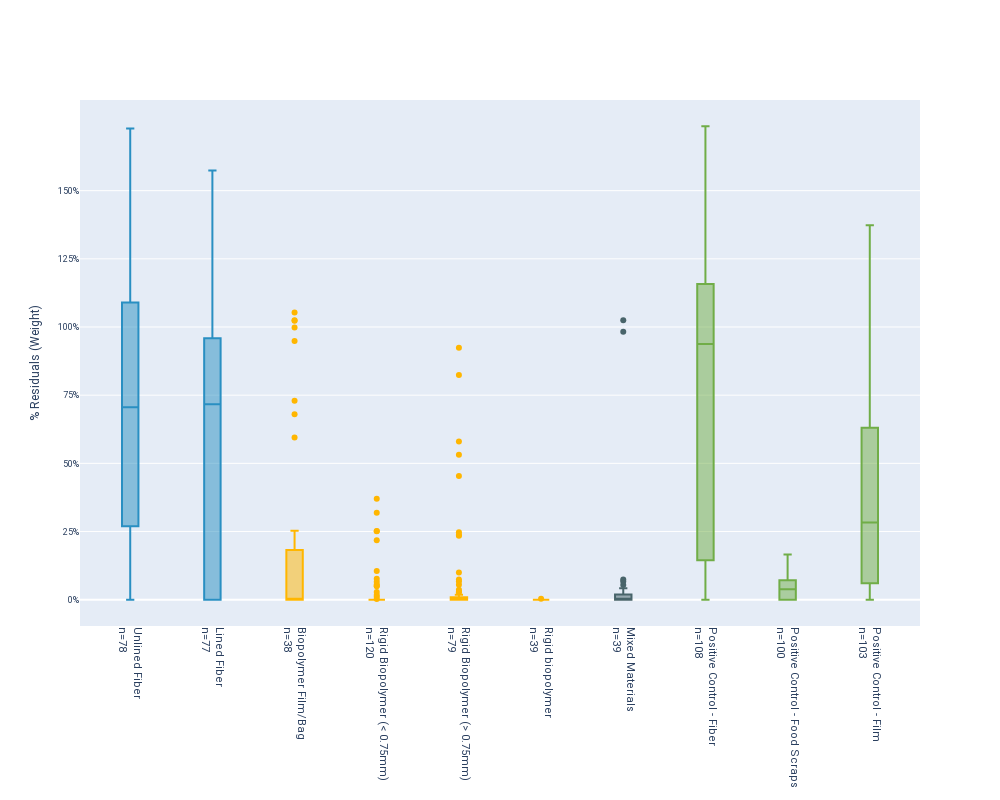
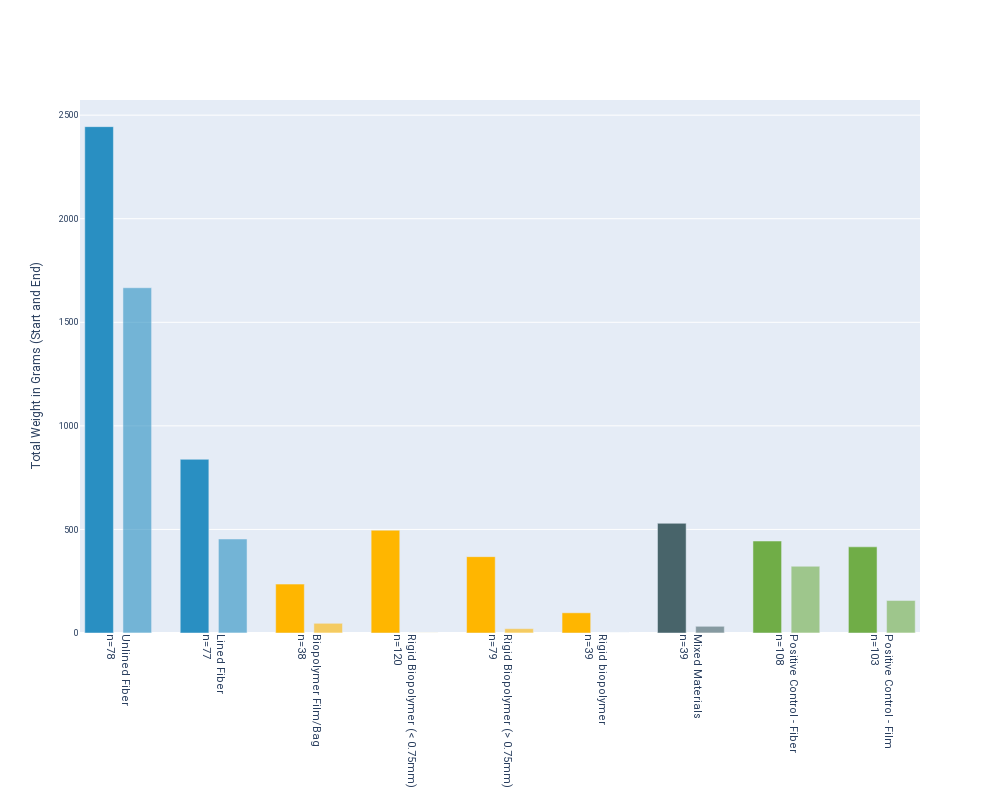
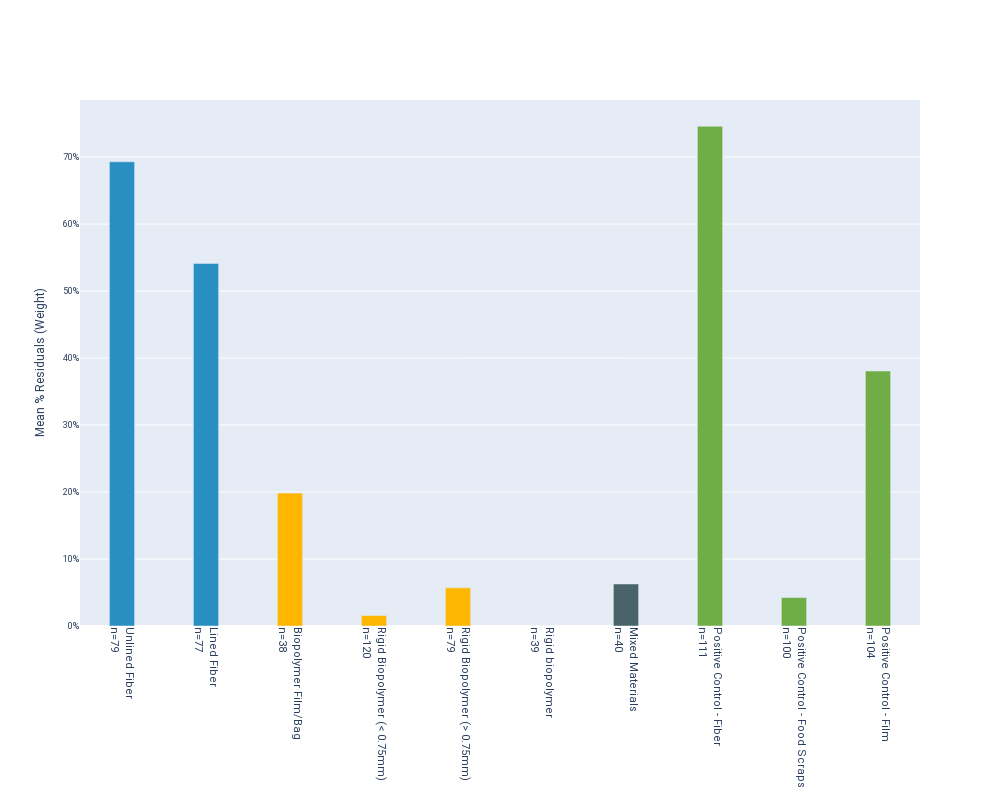

The notebook cell these images were saved under, in order:
### Code cell
column = '% Residuals (Weight)'
# column = '% Residuals (Area)'
box_and_whisker(joined, column)
residuals_bar(joined)
mean_residuals_bar(joined)

### Figure 1 — Plotly figure (JSON) as saved in the notebook; plotly's stock layout.template omitted (floating-point values rounded to 4 significant figures)
{"data": [{"boxpoints": "outliers", "marker": {"color": "#298FC2"}, "name": "Unlined Fiber", "type": "box", "width": 0.2, "y": [1.039, 0.953, 1.092, 0.703, 0.612, 0.882, 1.249, 1.112, 0.995, 0.372, 0.739, 0.683, 0.269, 0.043, 1.5, 0.488, 1.146, 0, 0.172, 0.673, 0.461, 0.254, 0.5, 1.132, 1.112, 1.085, 1.123, 1.136, 1.09, 1.131, 1.133, 1.09, 1.08, 0, 0.041, 0, 0.25, 0.228, 0, null, 0.766, 0.566, 0.16, 0.495, 0.794, 1.728, 1.278, 1.267, 1.298, 0.77, 0.455, 0.64, 0.31, 0.45, 0.284, 0.708, 0.945, 0.562, 1.62, 0, 0.509, 0, 0.362, 1.08, 1.072, 1.074, 0.67, 0.992, 1.04, 1.068, 1.117, 1.087, 1.099, 0, 0, 0.12, 0.019, 0.078, 0]}, {"boxpoints": "outliers", "marker": {"color": "#298FC2"}, "name": "Lined Fiber", "type": "box", "width": 0.2, "y": [0.7344, 0, 0, 0, 0.7618, 1.095, 1.574, 1.085, 1.125, 0, 0.1932, 0, 1.02, 0.3117, 0, 1.393, 0, 1.075, 0, 1.309, 0.971, 0, 0, 1.073, 1.124, 0.8913, 1.127, 1.368, 1.044, 1.093, 0.8231, 0.9758, 0.8605, 0, 0, 0, 0.09293, 0.3554, 0, 0, 1.003, 0.7341, 0.8817, 1.12, 1.001, 0.9472, 0.8901, 0.3366, 0, 0.7322, 0.7166, 0, 0, 0, 0.1851, 0, 0, 0, 0.513, 0.4575, 0, 0.7768, 0.9553, 0.6764, 0.8466, 0.8512, 0.8451, 0.8746, 0.8652, 0.8605, 0.8836, 0, 0, 0, 0, 0.2522, 0]}, {"boxpoints": "outliers", "marker": {"color": "#FFB600"}, "name": "Biopolymer Film/Bag", "type": "box", "width": 0.2, "y": [0.949, 0.595, 1.053, 0.998, 0.73, 0, 0, 0, 0, 0, 0, 0, 0, 0, 0.182, 0, 0, 0, 0, 1.025, 1.023, 0.68, 0, 0, 0, 0, 0, 0, 0, 0, 0, 0, 0, 0.253, 0.041, 0, 0, 0.011]}, {"boxpoints": "outliers", "marker": {"color": "#FFB600"}, "name": "Rigid Biopolymer (< 0.75mm)", "type": "box", "width": 0.2, "y": [0.051, 0.077, 0.105, 0.056, 0.252, 0, 0, 0, 0, 0.011, 0.017, 0, 0, 0, 0, 0, 0, 0, 0.37, 0.319, 0, 0.251, 0.049, 0, 0, 0, 0, 0, 0.066, 0, 0.003, 0, 0, 0, 0, 0, 0, 0, 0, 0, 0, 0, 0, 0, 0, 0, 0, 0, 0, 0, 0, 0, 0, 0, 0, 0, 0, 0, 0, 0, 0, 0, 0, 0, 0, 0, 0, 0, 0, 0, 0, 0, 0, 0, 0, 0, 0, 0, 0, 0, 0, 0, 0, 0, 0, 0, 0, 0, 0, 0, 0, 0, 0, 0, 0, 0, 0, 0, 0, 0, 0, 0, 0, 0, 0, 0, 0, 0, 0.028, 0, 0, 0, 0, 0, 0, 0, 0.218, 0, 0, 0]}, {"boxpoints": "outliers", "marker": {"color": "#FFB600"}, "name": "Rigid Biopolymer (> 0.75mm)", "type": "box", "width": 0.2, "y": [0.5319, 0, 0.5798, 0, 0.4537, 0, 0, 0, 0, 0, 0, 0, 0, 0, 0, 0, 0, 0, 0, 0, 0, 0, 0, 0, 0, 0.2341, 0.06667, 0.03633, 0, 0.01024, 0, 0, 0, 0, 0, 0, 0, 0, 0, 0, 0.0289, 0.014, 0.013, 0.017, 0.006, 0.055, 0, 0, 0, 0, 0, 0, 0, 0, 0, 0.018, 0, 0.247, 0.824, 0, 0.924, 0.1, 0, 0, 0, 0, 0, 0.237, 0.074, 0, 0.027, 0, 0.001, 0, 0, 0, 0, 0, 0.004]}, {"boxpoints": "outliers", "marker": {"color": "#FFB600"}, "name": "Rigid biopolymer", "type": "box", "width": 0.2, "y": [0, 0, 0, 0, 0, 0, 0, 0, 0, 0, 0, 0, 0, 0, 0, 0, 0, 0, 0, 0, 0, 0, 0, 0, 0, 0, 0, 0, 0, 0, 0, 0, 0, 0, 0, 0, 0, 0, 0.003481]}, {"boxpoints": "outliers", "marker": {"color": "#48646A"}, "name": "Mixed Materials", "type": "box", "width": 0.2, "y": [0.042, 0.018, 0, 0.03, 0, 0.006, 0, 0, 0.012, 0.02, 0.005, 0, 0.009, 0, 0, 0, 0, 0, 0.983, 0, 1.025, 0, 0.074, 0, 0.054, 0, 0.067, 0.034, 0.018, 0, 0.022, 0.006, 0, 0.012, 0, 0, 0.01, 0, 0, null]}, {"boxpoints": "outliers", "marker": {"color": "#70AD47"}, "name": "Positive Control - Fiber", "type": "box", "width": 0.2, "y": [0.705, 1.075, 0.903, 0.456, 0.792, 0, 0.414, 0.448, 0.849, 0, 1.041, 0.88, 1.071, 1.344, 1.166, 1.088, 1.342, 1.309, 1.173, 0.992, 0.783, 1.384, 1.409, 1.245, 0.72, 0.073, 1.421, 1.606, 0, 0.138, 0, 0, 1.051, 0.272, 0, 0.015, 0.19, 0.714, 0.51, 1.064, 1.27, 0, 1.369, 1.283, 0, 1.181, 0, 1.101, 1.376, 0, 1.163, 1.637, 0.692, 0.49, 0.707, 0.393, 0.505, 0.312, 1.736, 0, 0, 1.091, 1.183, 0.914, 1.482, 0.475, 0, 1.152, 1.184, 0.816, 1.136, 0.721, 1.213, 0.974, 1.094, 0.979, 0.971, 0.962, 1.056, 1.116, 1.12, 1.252, 1.23, 1.148, 1.015, 1.167, 1.132, 1.006, 1.046, 1.111, 1.072, 0, 1.269, 0, 0, 0.014, 0.015, 0.534, 0, 0.152, 0, 0.117, 1.104, 0, 0, 1.494, 0.189, 0, null, null, null]}, {"boxpoints": "outliers", "marker": {"color": "#70AD47"}, "name": "Positive Control - Food Scraps", "type": "box", "width": 0.2, "y": [0.017, 0.04, 0.049, 0.046, 0.014, 0.042, 0.072, 0.018, 0.035, 0.041, 0, 0.036, 0.029, 0.023, 0.021, 0, 0, 0, 0, 0, 0, 0, 0, 0, 0, 0, 0, 0, 0, 0.038, 0.069, 0.063, 0.029, 0, 0, 0.078, 0.039, 0.022, 0.074, 0, 0.07, 0.058, 0.004, 0.004, 0, 0, 0.037, 0, 0.041, 0.017, 0, 0.029, 0.024, 0, 0.074, 0.041, 0.043, 0.101, 0.054, 0.072, 0.105, 0.054, 0.094, 0.126, 0.071, 0.088, 0.076, 0.086, 0.097, 0.076, 0.131, 0.097, 0.052, 0.134, 0.148, 0.048, 0.075, 0.04, 0.043, 0.059, 0.166, 0.124, 0.051, 0.108, 0.103, 0.106, 0.121, 0, 0, 0, 0.065, 0.056, 0, 0, 0, 0.046, 0.037, 0, 0, 0]}, {"boxpoints": "outliers", "marker": {"color": "#70AD47"}, "name": "Positive Control - Film", "type": "box", "width": 0.2, "y": [0.265, 0.8, 0.627, 0.317, 0.094, 0.417, 0.075, 0.363, 0.482, 0.315, 0, 0, 0, 0.435, 0.891, 1.076, 0.975, 1.008, 0.856, 1.066, 1.226, 0.808, 0.841, 0.632, 0, 0.883, 0.126, 0.408, 0.027, 0.302, 0.257, 0.085, 0.24, 0.159, 0.214, 0.182, 0, 0.027, 0, 0.36, 0.207, 0.581, 0.614, 0.059, 0, 0, 0.064, 0.382, 0.911, 0, 0, 1.373, 0.27, 0.43, 0, 0.412, 0.499, 0, 0, 0, 0.122, 0, 0, 0, 0.131, 0, 0.798, 0.189, 0.242, 0.055, 0.461, 0.78, 0.337, 0.283, 0.881, 0.955, 0.983, 0.855, 0.391, 0.146, 0.313, 0.313, 0.186, 0.489, 0.235, 0.717, 0.835, 0.939, 0.991, 0.925, 0.189, 0.291, 0.111, 0.443, 0.183, 0.012, 0.167, 0.179, 0.005, 0.47, 0.938, 0.026, 0, null]}], "layout": {"font": {"family": "Roboto", "size": 11}, "height": 800, "showlegend": false, "title": {"font": {"family": "Roboto", "size": 14}}, "width": 1000, "xaxis": {"tickangle": 90, "tickfont": {"size": 11}, "tickmode": "array", "ticktext": ["Unlined Fiber<br>n=78", "Lined Fiber<br>n=77", "Biopolymer Film/Bag<br>n=38", "Rigid Biopolymer (< 0.75mm)<br>n=120", "Rigid Biopolymer (> 0.75mm)<br>n=79", "Rigid biopolymer<br>n=39", "Mixed Materials<br>n=39", "Positive Control - Fiber<br>n=108", "Positive Control - Food Scraps<br>n=100", "Positive Control - Film<br>n=103"], "tickvals": [0, 1, 2, 3, 4, 5, 6, 7, 8, 9], "title": {"font": {"size": 14}}}, "yaxis": {"tickfont": {"size": 9}, "tickformat": ".0%", "tickmode": "array", "tickvals": [0, 0.25, 0.5, 0.75, 1, 1.25, 1.5], "title": {"font": {"size": 12}, "text": "% Residuals (Weight)"}}}}

### Figure 2 — Plotly figure (JSON) as saved in the notebook; plotly's stock layout.template omitted (floating-point values rounded to 4 significant figures)
{"data": [{"marker": {"color": "#298FC2"}, "type": "bar", "width": 0.3, "x": [-0.2], "y": [2445.0]}, {"marker": {"color": "#298FC2"}, "opacity": 0.6, "type": "bar", "width": 0.3, "x": [0.2], "y": [1667.0]}, {"marker": {"color": "#298FC2"}, "type": "bar", "width": 0.3, "x": [0.8], "y": [838.5]}, {"marker": {"color": "#298FC2"}, "opacity": 0.6, "type": "bar", "width": 0.3, "x": [1.2], "y": [453.9]}, {"marker": {"color": "#FFB600"}, "type": "bar", "width": 0.3, "x": [1.8], "y": [236.0]}, {"marker": {"color": "#FFB600"}, "opacity": 0.6, "type": "bar", "width": 0.3, "x": [2.2], "y": [46.82]}, {"marker": {"color": "#FFB600"}, "type": "bar", "width": 0.3, "x": [2.8], "y": [496.2]}, {"marker": {"color": "#FFB600"}, "opacity": 0.6, "type": "bar", "width": 0.3, "x": [3.2], "y": [0.5461]}, {"marker": {"color": "#FFB600"}, "type": "bar", "width": 0.3, "x": [3.8], "y": [368.5]}, {"marker": {"color": "#FFB600"}, "opacity": 0.6, "type": "bar", "width": 0.3, "x": [4.2], "y": [20.91]}, {"marker": {"color": "#FFB600"}, "type": "bar", "width": 0.3, "x": [4.8], "y": [97.5]}, {"marker": {"color": "#FFB600"}, "opacity": 0.6, "type": "bar", "width": 0.3, "x": [5.2], "y": [0.008702]}, {"marker": {"color": "#48646A"}, "type": "bar", "width": 0.3, "x": [5.8], "y": [529.6]}, {"marker": {"color": "#48646A"}, "opacity": 0.6, "type": "bar", "width": 0.3, "x": [6.2], "y": [32.4]}, {"marker": {"color": "#70AD47"}, "type": "bar", "width": 0.3, "x": [6.8], "y": [444]}, {"marker": {"color": "#70AD47"}, "opacity": 0.6, "type": "bar", "width": 0.3, "x": [7.2], "y": [322.3]}, {"marker": {"color": "#70AD47"}, "type": "bar", "width": 0.3, "x": [7.8], "y": [416]}, {"marker": {"color": "#70AD47"}, "opacity": 0.6, "type": "bar", "width": 0.3, "x": [8.2], "y": [156.8]}], "layout": {"barmode": "group", "font": {"family": "Roboto", "size": 11}, "height": 800, "showlegend": false, "title": {"font": {"family": "Roboto", "size": 14}}, "width": 1000, "xaxis": {"tickangle": 90, "tickfont": {"size": 11}, "tickmode": "array", "ticktext": ["Unlined Fiber<br>n=78", "Lined Fiber<br>n=77", "Biopolymer Film/Bag<br>n=38", "Rigid Biopolymer (< 0.75mm)<br>n=120", "Rigid Biopolymer (> 0.75mm)<br>n=79", "Rigid biopolymer<br>n=39", "Mixed Materials<br>n=39", "Positive Control - Fiber<br>n=108", "Positive Control - Film<br>n=103"], "tickvals": [0, 1, 2, 3, 4, 5, 6, 7, 8], "title": {"font": {"size": 14}}}, "yaxis": {"tickfont": {"size": 9}, "tickmode": "array", "title": {"font": {"size": 12}, "text": "Total Weight in Grams (Start and End)"}}}}

### Figure 3 — Plotly figure (JSON) as saved in the notebook; plotly's stock layout.template omitted (floating-point values rounded to 4 significant figures)
{"data": [{"marker": {"color": "#298FC2"}, "name": "Unlined Fiber", "type": "bar", "width": 0.3, "x": [0], "y": [0.693]}, {"marker": {"color": "#298FC2"}, "name": "Lined Fiber", "type": "bar", "width": 0.3, "x": [1], "y": [0.5413]}, {"marker": {"color": "#FFB600"}, "name": "Biopolymer Film/Bag", "type": "bar", "width": 0.3, "x": [2], "y": [0.1984]}, {"marker": {"color": "#FFB600"}, "name": "Rigid Biopolymer (< 0.75mm)", "type": "bar", "width": 0.3, "x": [3], "y": [0.01561]}, {"marker": {"color": "#FFB600"}, "name": "Rigid Biopolymer (> 0.75mm)", "type": "bar", "width": 0.3, "x": [4], "y": [0.05699]}, {"marker": {"color": "#FFB600"}, "name": "Rigid biopolymer", "type": "bar", "width": 0.3, "x": [5], "y": [8.925e-05]}, {"marker": {"color": "#48646A"}, "name": "Mixed Materials", "type": "bar", "width": 0.3, "x": [6], "y": [0.06274]}, {"marker": {"color": "#70AD47"}, "name": "Positive Control - Fiber", "type": "bar", "width": 0.3, "x": [7], "y": [0.746]}, {"marker": {"color": "#70AD47"}, "name": "Positive Control - Food Scraps", "type": "bar", "width": 0.3, "x": [8], "y": [0.04247]}, {"marker": {"color": "#70AD47"}, "name": "Positive Control - Film", "type": "bar", "width": 0.3, "x": [9], "y": [0.3807]}], "layout": {"barmode": "group", "font": {"family": "Roboto", "size": 11}, "height": 800, "showlegend": false, "title": {"font": {"family": "Roboto", "size": 14}}, "width": 1000, "xaxis": {"tickangle": 90, "tickfont": {"size": 11}, "tickmode": "array", "ticktext": ["Unlined Fiber<br>n=79", "Lined Fiber<br>n=77", "Biopolymer Film/Bag<br>n=38", "Rigid Biopolymer (< 0.75mm)<br>n=120", "Rigid Biopolymer (> 0.75mm)<br>n=79", "Rigid biopolymer<br>n=39", "Mixed Materials<br>n=40", "Positive Control - Fiber<br>n=111", "Positive Control - Food Scraps<br>n=100", "Positive Control - Film<br>n=104"], "tickvals": [0, 1, 2, 3, 4, 5, 6, 7, 8, 9], "title": {"font": {"size": 14}}}, "yaxis": {"tickfont": {"size": 9}, "tickformat": ".0%", "tickmode": "array", "title": {"font": {"size": 12}, "text": "Mean % Residuals (Weight)"}}}}
